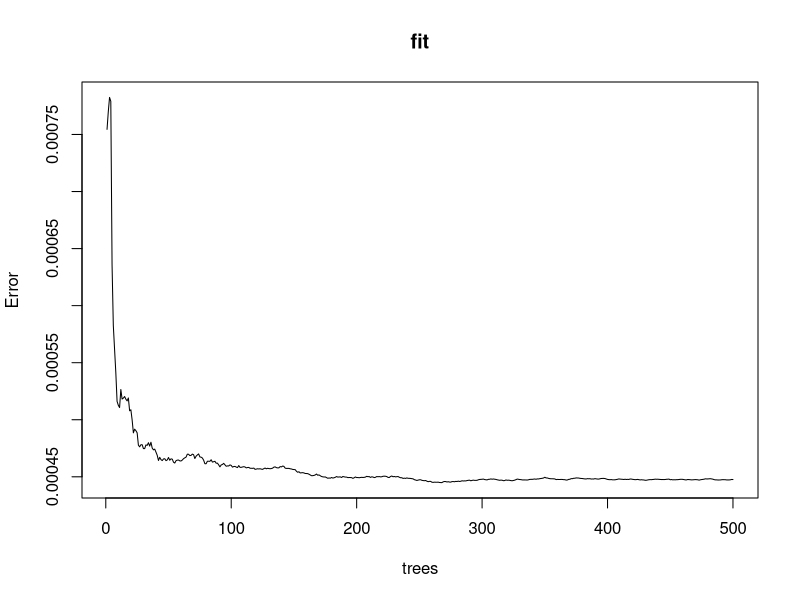
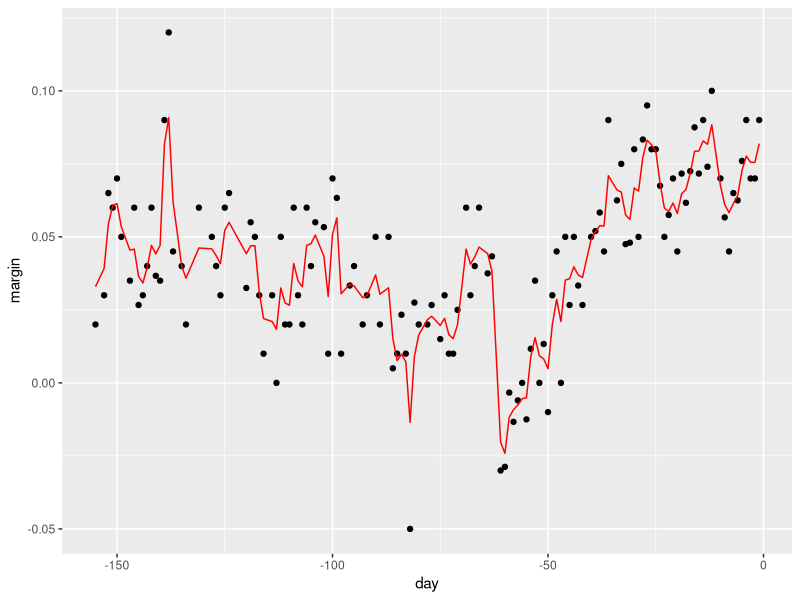

R code for these plots, in order: (Note: this script raises an error after producing the figures.)
library(randomForest)
library(tidyverse)
library(dslabs)
library(caret)

fit <- randomForest(margin~., data = polls_2008) 
plot(fit)

polls_2008 %>%
  mutate(y_hat = predict(fit, newdata = polls_2008)) %>% 
  ggplot() +
  geom_point(aes(day, margin)) +
  geom_line(aes(day, y_hat), col="red")

library(randomForest)
train_rf <- randomForest(y ~ ., data=mnist_27$train)
confusionMatrix(predict(train_rf, mnist_27$test), mnist_27$test$y)$overall["Accuracy"]

# use cross validation to choose parameter
# getModelInfo("Rborist")
#predFixed -> randomly selected predictors
# minNode -> Minimal Node Size
train_rf_2 <- train(y ~ .,
                    method = "Rborist",
                    tuneGrid = data.frame(predFixed = 2, minNode = c(3, 50)),
                    data = mnist_27$train)
confusionMatrix(predict(train_rf_2, mnist_27$test), mnist_27$test$y)$overall["Accuracy"]
